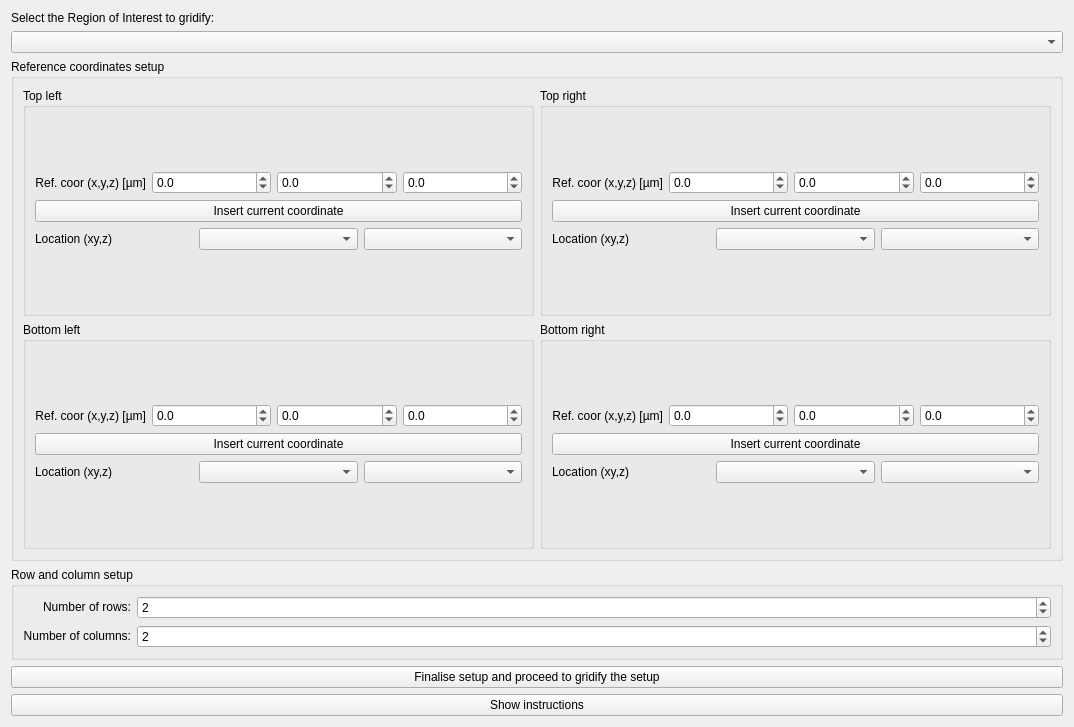
<?xml version="1.0" encoding="UTF-8"?>
<ui version="4.0">
 <class>gridify_setup</class>
 <widget class="QWidget" name="gridify_setup">
  <property name="geometry">
   <rect>
    <x>0</x>
    <y>0</y>
    <width>1074</width>
    <height>727</height>
   </rect>
  </property>
  <property name="windowTitle">
   <string>Form</string>
  </property>
  <layout class="QVBoxLayout" name="verticalLayout_2">
   <item>
    <layout class="QVBoxLayout" name="main_layout">
     <item>
      <widget class="QLabel" name="label">
       <property name="sizePolicy">
        <sizepolicy hsizetype="Preferred" vsizetype="Fixed">
         <horstretch>0</horstretch>
         <verstretch>0</verstretch>
        </sizepolicy>
       </property>
       <property name="text">
        <string>Select the Region of Interest to gridify:</string>
       </property>
      </widget>
     </item>
     <item>
      <widget class="QComboBox" name="combo_roi"/>
     </item>
     <item>
      <widget class="QGroupBox" name="groupBox">
       <property name="title">
        <string>Reference coordinates setup</string>
       </property>
       <layout class="QVBoxLayout" name="verticalLayout">
        <item>
         <layout class="QGridLayout" name="gridLayout">
          <item row="1" column="1">
           <widget class="QGroupBox" name="groupBox_4">
            <property name="title">
             <string>Bottom right</string>
            </property>
            <layout class="QVBoxLayout" name="verticalLayout_11">
             <item>
              <layout class="QVBoxLayout" name="verticalLayout_7">
               <item>
                <layout class="QHBoxLayout" name="horizontalLayout_6">
                 <item>
                  <widget class="QLabel" name="label_10">
                   <property name="sizePolicy">
                    <sizepolicy hsizetype="Fixed" vsizetype="Preferred">
                     <horstretch>0</horstretch>
                     <verstretch>0</verstretch>
                    </sizepolicy>
                   </property>
                   <property name="text">
                    <string>Ref. coor (x,y,z) [µm]</string>
                   </property>
                   <property name="alignment">
                    <set>Qt::AlignmentFlag::AlignRight|Qt::AlignmentFlag::AlignTrailing|Qt::AlignmentFlag::AlignVCenter</set>
                   </property>
                  </widget>
                 </item>
                 <item>
                  <widget class="QDoubleSpinBox" name="spin_br_x">
                   <property name="decimals">
                    <number>1</number>
                   </property>
                   <property name="minimum">
                    <double>-1000000.000000000000000</double>
                   </property>
                   <property name="maximum">
                    <double>1000000.000000000000000</double>
                   </property>
                  </widget>
                 </item>
                 <item>
                  <widget class="QDoubleSpinBox" name="spin_br_y">
                   <property name="decimals">
                    <number>1</number>
                   </property>
                   <property name="minimum">
                    <double>-1000000.000000000000000</double>
                   </property>
                   <property name="maximum">
                    <double>1000000.000000000000000</double>
                   </property>
                  </widget>
                 </item>
                 <item>
                  <widget class="QDoubleSpinBox" name="spin_br_z">
                   <property name="decimals">
                    <number>1</number>
                   </property>
                   <property name="minimum">
                    <double>-1000000.000000000000000</double>
                   </property>
                   <property name="maximum">
                    <double>1000000.000000000000000</double>
                   </property>
                  </widget>
                 </item>
                </layout>
               </item>
               <item>
                <widget class="QPushButton" name="btn_currcoor_br">
                 <property name="text">
                  <string>Insert current coordinate</string>
                 </property>
                </widget>
               </item>
               <item>
                <layout class="QHBoxLayout" name="horizontalLayout_8">
                 <item>
                  <widget class="QLabel" name="label_11">
                   <property name="text">
                    <string>Location (xy,z)</string>
                   </property>
                  </widget>
                 </item>
                 <item>
                  <widget class="QComboBox" name="combo_br_xy"/>
                 </item>
                 <item>
                  <widget class="QComboBox" name="combo_br_z"/>
                 </item>
                </layout>
               </item>
              </layout>
             </item>
            </layout>
           </widget>
          </item>
          <item row="1" column="0">
           <widget class="QGroupBox" name="groupBox_3">
            <property name="title">
             <string>Bottom left</string>
            </property>
            <layout class="QVBoxLayout" name="verticalLayout_9">
             <item>
              <layout class="QVBoxLayout" name="verticalLayout_5">
               <item>
                <layout class="QHBoxLayout" name="horizontalLayout_3">
                 <item>
                  <widget class="QLabel" name="label_9">
                   <property name="sizePolicy">
                    <sizepolicy hsizetype="Fixed" vsizetype="Preferred">
                     <horstretch>0</horstretch>
                     <verstretch>0</verstretch>
                    </sizepolicy>
                   </property>
                   <property name="text">
                    <string>Ref. coor (x,y,z) [µm]</string>
                   </property>
                   <property name="alignment">
                    <set>Qt::AlignmentFlag::AlignRight|Qt::AlignmentFlag::AlignTrailing|Qt::AlignmentFlag::AlignVCenter</set>
                   </property>
                  </widget>
                 </item>
                 <item>
                  <widget class="QDoubleSpinBox" name="spin_bl_x">
                   <property name="decimals">
                    <number>1</number>
                   </property>
                   <property name="minimum">
                    <double>-1000000.000000000000000</double>
                   </property>
                   <property name="maximum">
                    <double>1000000.000000000000000</double>
                   </property>
                  </widget>
                 </item>
                 <item>
                  <widget class="QDoubleSpinBox" name="spin_bl_y">
                   <property name="decimals">
                    <number>1</number>
                   </property>
                   <property name="minimum">
                    <double>-1000000.000000000000000</double>
                   </property>
                   <property name="maximum">
                    <double>1000000.000000000000000</double>
                   </property>
                  </widget>
                 </item>
                 <item>
                  <widget class="QDoubleSpinBox" name="spin_bl_z">
                   <property name="decimals">
                    <number>1</number>
                   </property>
                   <property name="minimum">
                    <double>-1000000.000000000000000</double>
                   </property>
                   <property name="maximum">
                    <double>1000000.000000000000000</double>
                   </property>
                  </widget>
                 </item>
                </layout>
               </item>
               <item>
                <widget class="QPushButton" name="btn_currcoor_bl">
                 <property name="text">
                  <string>Insert current coordinate</string>
                 </property>
                </widget>
               </item>
               <item>
                <layout class="QHBoxLayout" name="horizontalLayout_4">
                 <item>
                  <widget class="QLabel" name="label_8">
                   <property name="text">
                    <string>Location (xy,z)</string>
                   </property>
                  </widget>
                 </item>
                 <item>
                  <widget class="QComboBox" name="combo_bl_xy"/>
                 </item>
                 <item>
                  <widget class="QComboBox" name="combo_bl_z"/>
                 </item>
                </layout>
               </item>
              </layout>
             </item>
            </layout>
           </widget>
          </item>
          <item row="0" column="0">
           <widget class="QGroupBox" name="groupBox_5">
            <property name="title">
             <string>Top left</string>
            </property>
            <layout class="QVBoxLayout" name="verticalLayout_8">
             <item>
              <layout class="QVBoxLayout" name="verticalLayout_4">
               <item>
                <layout class="QHBoxLayout" name="horizontalLayout">
                 <item>
                  <widget class="QLabel" name="label_4">
                   <property name="sizePolicy">
                    <sizepolicy hsizetype="Fixed" vsizetype="Preferred">
                     <horstretch>0</horstretch>
                     <verstretch>0</verstretch>
                    </sizepolicy>
                   </property>
                   <property name="text">
                    <string>Ref. coor (x,y,z) [µm]</string>
                   </property>
                   <property name="alignment">
                    <set>Qt::AlignmentFlag::AlignRight|Qt::AlignmentFlag::AlignTrailing|Qt::AlignmentFlag::AlignVCenter</set>
                   </property>
                  </widget>
                 </item>
                 <item>
                  <widget class="QDoubleSpinBox" name="spin_tl_x">
                   <property name="decimals">
                    <number>1</number>
                   </property>
                   <property name="minimum">
                    <double>-1000000.000000000000000</double>
                   </property>
                   <property name="maximum">
                    <double>1000000.000000000000000</double>
                   </property>
                  </widget>
                 </item>
                 <item>
                  <widget class="QDoubleSpinBox" name="spin_tl_y">
                   <property name="decimals">
                    <number>1</number>
                   </property>
                   <property name="minimum">
                    <double>-1000000.000000000000000</double>
                   </property>
                   <property name="maximum">
                    <double>1000000.000000000000000</double>
                   </property>
                  </widget>
                 </item>
                 <item>
                  <widget class="QDoubleSpinBox" name="spin_tl_z">
                   <property name="decimals">
                    <number>1</number>
                   </property>
                   <property name="minimum">
                    <double>-1000000.000000000000000</double>
                   </property>
                   <property name="maximum">
                    <double>1000000.000000000000000</double>
                   </property>
                  </widget>
                 </item>
                </layout>
               </item>
               <item>
                <widget class="QPushButton" name="btn_currcoor_tl">
                 <property name="text">
                  <string>Insert current coordinate</string>
                 </property>
                </widget>
               </item>
               <item>
                <layout class="QHBoxLayout" name="horizontalLayout_2">
                 <item>
                  <widget class="QLabel" name="label_5">
                   <property name="text">
                    <string>Location (xy,z)</string>
                   </property>
                  </widget>
                 </item>
                 <item>
                  <widget class="QComboBox" name="combo_tl_xy"/>
                 </item>
                 <item>
                  <widget class="QComboBox" name="combo_tl_z"/>
                 </item>
                </layout>
               </item>
              </layout>
             </item>
            </layout>
           </widget>
          </item>
          <item row="0" column="1">
           <widget class="QGroupBox" name="groupBox_6">
            <property name="title">
             <string>Top right</string>
            </property>
            <layout class="QVBoxLayout" name="verticalLayout_10">
             <item>
              <layout class="QVBoxLayout" name="verticalLayout_6">
               <item>
                <layout class="QHBoxLayout" name="horizontalLayout_5">
                 <item>
                  <widget class="QLabel" name="label_6">
                   <property name="sizePolicy">
                    <sizepolicy hsizetype="Fixed" vsizetype="Preferred">
                     <horstretch>0</horstretch>
                     <verstretch>0</verstretch>
                    </sizepolicy>
                   </property>
                   <property name="text">
                    <string>Ref. coor (x,y,z) [µm]</string>
                   </property>
                   <property name="alignment">
                    <set>Qt::AlignmentFlag::AlignRight|Qt::AlignmentFlag::AlignTrailing|Qt::AlignmentFlag::AlignVCenter</set>
                   </property>
                  </widget>
                 </item>
                 <item>
                  <widget class="QDoubleSpinBox" name="spin_tr_x">
                   <property name="decimals">
                    <number>1</number>
                   </property>
                   <property name="minimum">
                    <double>-1000000.000000000000000</double>
                   </property>
                   <property name="maximum">
                    <double>1000000.000000000000000</double>
                   </property>
                  </widget>
                 </item>
                 <item>
                  <widget class="QDoubleSpinBox" name="spin_tr_y">
                   <property name="decimals">
                    <number>1</number>
                   </property>
                   <property name="minimum">
                    <double>-1000000.000000000000000</double>
                   </property>
                   <property name="maximum">
                    <double>1000000.000000000000000</double>
                   </property>
                  </widget>
                 </item>
                 <item>
                  <widget class="QDoubleSpinBox" name="spin_tr_z">
                   <property name="decimals">
                    <number>1</number>
                   </property>
                   <property name="minimum">
                    <double>-1000000.000000000000000</double>
                   </property>
                   <property name="maximum">
                    <double>1000000.000000000000000</double>
                   </property>
                  </widget>
                 </item>
                </layout>
               </item>
               <item>
                <widget class="QPushButton" name="btn_currcoor_tr">
                 <property name="text">
                  <string>Insert current coordinate</string>
                 </property>
                </widget>
               </item>
               <item>
                <layout class="QHBoxLayout" name="horizontalLayout_7">
                 <item>
                  <widget class="QLabel" name="label_7">
                   <property name="text">
                    <string>Location (xy,z)</string>
                   </property>
                  </widget>
                 </item>
                 <item>
                  <widget class="QComboBox" name="combo_tr_xy"/>
                 </item>
                 <item>
                  <widget class="QComboBox" name="combo_tr_z"/>
                 </item>
                </layout>
               </item>
              </layout>
             </item>
            </layout>
           </widget>
          </item>
         </layout>
        </item>
       </layout>
      </widget>
     </item>
     <item>
      <widget class="QGroupBox" name="groupBox_2">
       <property name="sizePolicy">
        <sizepolicy hsizetype="Preferred" vsizetype="Fixed">
         <horstretch>0</horstretch>
         <verstretch>0</verstretch>
        </sizepolicy>
       </property>
       <property name="title">
        <string>Row and column setup</string>
       </property>
       <layout class="QVBoxLayout" name="verticalLayout_3">
        <item>
         <layout class="QGridLayout" name="gridLayout_2">
          <item row="1" column="0">
           <widget class="QLabel" name="label_2">
            <property name="sizePolicy">
             <sizepolicy hsizetype="Minimum" vsizetype="Fixed">
              <horstretch>0</horstretch>
              <verstretch>0</verstretch>
             </sizepolicy>
            </property>
            <property name="text">
             <string>Number of columns:</string>
            </property>
            <property name="alignment">
             <set>Qt::AlignmentFlag::AlignRight|Qt::AlignmentFlag::AlignTrailing|Qt::AlignmentFlag::AlignVCenter</set>
            </property>
           </widget>
          </item>
          <item row="0" column="0">
           <widget class="QLabel" name="label_3">
            <property name="sizePolicy">
             <sizepolicy hsizetype="Minimum" vsizetype="Fixed">
              <horstretch>0</horstretch>
              <verstretch>0</verstretch>
             </sizepolicy>
            </property>
            <property name="text">
             <string>Number of rows:</string>
            </property>
            <property name="alignment">
             <set>Qt::AlignmentFlag::AlignRight|Qt::AlignmentFlag::AlignTrailing|Qt::AlignmentFlag::AlignVCenter</set>
            </property>
           </widget>
          </item>
          <item row="0" column="1">
           <widget class="QSpinBox" name="spin_row">
            <property name="sizePolicy">
             <sizepolicy hsizetype="MinimumExpanding" vsizetype="Fixed">
              <horstretch>0</horstretch>
              <verstretch>0</verstretch>
             </sizepolicy>
            </property>
            <property name="minimum">
             <number>1</number>
            </property>
            <property name="maximum">
             <number>1000000</number>
            </property>
            <property name="value">
             <number>2</number>
            </property>
           </widget>
          </item>
          <item row="1" column="1">
           <widget class="QSpinBox" name="spin_col">
            <property name="sizePolicy">
             <sizepolicy hsizetype="MinimumExpanding" vsizetype="Fixed">
              <horstretch>0</horstretch>
              <verstretch>0</verstretch>
             </sizepolicy>
            </property>
            <property name="minimum">
             <number>1</number>
            </property>
            <property name="maximum">
             <number>1000000</number>
            </property>
            <property name="value">
             <number>2</number>
            </property>
           </widget>
          </item>
         </layout>
        </item>
       </layout>
      </widget>
     </item>
     <item>
      <widget class="QPushButton" name="btn_finalise">
       <property name="text">
        <string>Finalise setup and proceed to gridify the setup</string>
       </property>
      </widget>
     </item>
     <item>
      <widget class="QPushButton" name="btn_instructions">
       <property name="text">
        <string>Show instructions</string>
       </property>
      </widget>
     </item>
    </layout>
   </item>
  </layout>
 </widget>
 <resources/>
 <connections/>
</ui>
